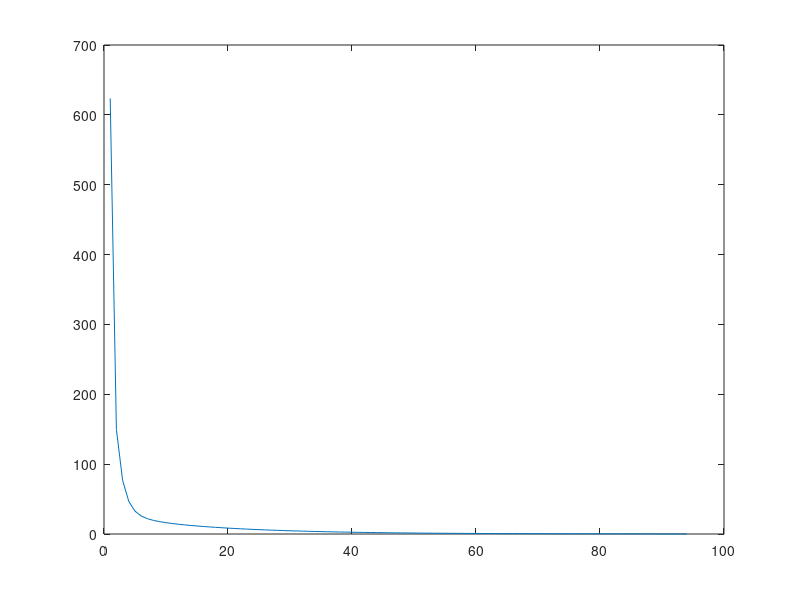
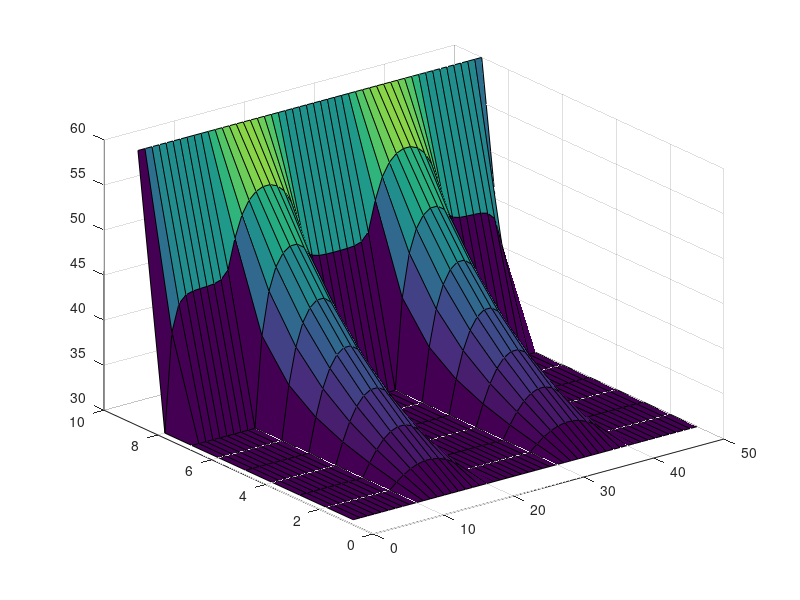

MATLAB code to generate these figures, in order: (Note: this script raises an error after producing the figures.)
%%
%%Variables and constants:
clear all;
tresh = 0.1;
dif = 99999999;

cantBars = 2;
barWidth = 10;
sysWidth = (2*cantBars+1)*barWidth;
sysHeight = 9;
baseHeight = (4/5)*sysHeight;
barsMinReach = (1/5)*sysHeight;
N = sysWidth*sysHeight; %Matrix size
Tamb = 30;
Tcpu = 60;


%Matrices.
A = zeros(N,N);
B = zeros(N);
X = zeros(N);

idx = 0;
for i = 1: sysHeight
    for j = 1:sysWidth
        
        idx = idx +1;

        
        if i < barsMinReach;
            A(idx,idx) = 1;
            B(idx) = Tamb;
            map(i,j) = -1;
            continue
        end

        if i == sysHeight
            A(idx,idx) = 1;
            B(idx) = Tcpu;
            map(i,j) = 1;
            continue
        end
        

        modBW = rem(j,2*barWidth);
        if (modBW > barWidth) || (modBW == 0) || ( i >= baseHeight && j > 1 && j < sysWidth)
            A(idx,idx) = 4;
            if idx-1 > 1
            A(idx,idx-1) = -1;
            end
            if idx+1 < N
            A(idx,idx+1) = -1;
            end
            if idx - sysWidth > 1
            A(idx,idx-sysWidth) = -1;
            end
            if idx + sysWidth < N
            A(idx,idx+sysWidth) = -1;
            end
            B(idx) = 0;
            map(i,j) = 0;
            continue
        end

        if modBW <= barWidth
            A(idx,idx) = 1;
            B(idx) = Tamb;
            map(i,j) = -1;
            continue
        end

    end
end


%A


%%
%%DLU decomposition:
D = zeros(N,N);
L = zeros(N,N);
U = zeros(N,N);

for i = 1:N
    for j = 1:N
        if i == j
            D(i,j) = A(i,j);
        end
        if i > j
            L(i,j) = -A(i,j);
        end
        if i < j
            U(i,j) = -A(i,j);
        end
    end
end


%(D)^(-1)
Di = inv(D);
%%
%%Method matrices:
idx = 1;

E = Di*(L+U);
C = Di*B;

%%Spectral Radii of E (if < 1, the method had convergence).
eigE = eig(E);
pE = max([abs(max(eigE)) abs(min(eigE))]);
disp('Spectral radii pE. If pE<1, the method converges.')
pE

while dif > tresh
   old = X;
   X = E*X + C;
   
   dif = norm(X - old);   
   conv(idx) = dif;
   idx = idx+1;
end

plot(conv);
figure



%%
%%Making the physical map.
idx = 0;
for i = 1:sysHeight
    for j = 1:sysWidth
        idx = idx+1;
        S(i,j) = X(idx);
    end
end


mesh(S)
surf(S)
HeatMap(map)



%%
%%Checking result:
%disp('If the solution is correct DBG should be near zero.')
%DBG = X - A\B
